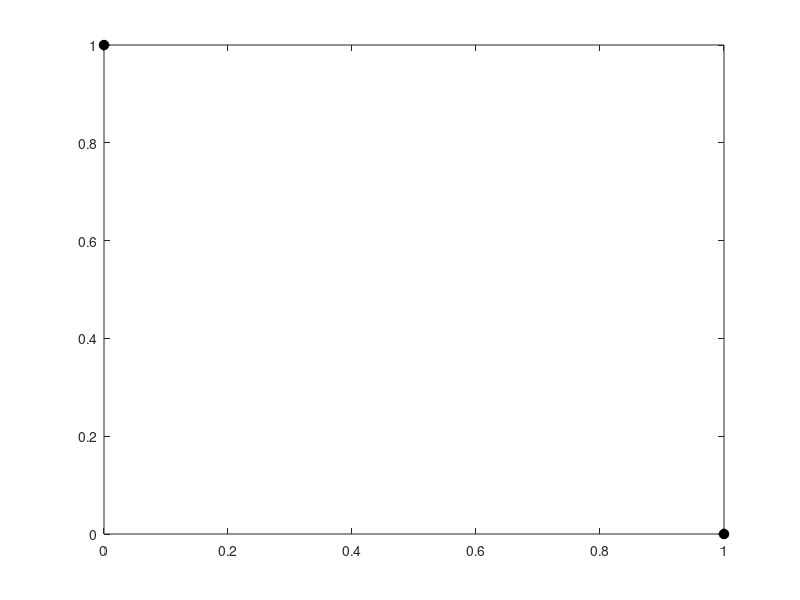

The MATLAB source for this figure: (Note: this script raises an error after producing the figure.)
% MultiObjective Optimisation - mNBI method
% Reference points BetaPhi are predefined.
% Updated: 21-AUG-2023 by Lauren LEE
hold off
clc;clear;
%% Optimisation Inupts
PPoints         = []; % Store solutions
discard_PPoints = [];
dim = 2;              % number of objectives
n_dim = 2;            % number of integer control variables
n_sobol =20;          % multi-start
weight = zeros(1,dim);
tCPUinitial = cputime;
tWallinitial = tic;


n_point=10; % initial reference points to start with
n_iter=5;  
%% Main: mNBI method

% -------------------------------------------------------------------------
%  Step 1: Find extreme points
% -------------------------------------------------------------------------
%{
wMat            = eye(dim); % weights to generate extreme point 

for i=1:size(wMat,1)
     [objsNew, n_groupsNew, properties, tStore, tElapsed]  = ...
                 f_MtoG_WS_2obj(wMat(i,:),n_sobol);
     PPoints(end+1,:) = [ wMat(i,:), objsNew, n_groupsNew, properties, zeros([1,4*dim]), tStore, tElapsed,];
end    
%}
 %Instead of running above to get the achor point, here we are loading the
 %saved simulation.
 load('NBI_2obj_cs2_anchor.mat'); 
 PPoints(:,end-2:end) = [];
 
    plot(PPoints(1:dim,1),PPoints(1:dim,2),'o','MarkerEdgeColor','black','MarkerFaceColor','black','MarkerSize',7)
    hold on
% -------------------------------------------------------------------------
%  Step 2: Assign the paramaters
% -------------------------------------------------------------------------

  params=PPoints(1:2,dim+1:2*dim);
  [f_o, i_min] = min(sortrows(params(:,1:2),'ascend'));
    %f_o = zeros([1, dim]);
     
  f_k = sortrows(params(:,1:2),'ascend');
  phi = [f_k(1,1)-f_o(1) f_k(2,1)-f_o(1);...
           f_k(1,2)-f_o(2) f_k(2,2)-f_o(2)];
    
  delta_beta = 1/(n_point-1);
  data_beta=[delta_beta 1-delta_beta];
  for i=2:(n_point-1)
      beta_1= i*delta_beta;
      if beta_1 >= 1
          break;
      end
      data_beta(end+1,:)= [beta_1 1-beta_1];     
  
  end
   
  data_beta = sortrows(data_beta,1,'ascend');  
  flag_ascend = 0;
  normal =-abs((PPoints(2,dim+1:2*dim)-PPoints(1,dim+1:2*dim)))/sum(abs(PPoints(2,dim+1:2*dim)-PPoints(1,dim+1:2*dim)));
  
PPoints_History = PPoints;

%load('CS5_mNBI_210217-3P37.mat');

hold off;

%hold off
%load('CS4_mNBI_210217-1P10-5PXX-nonsobol.mat');
%plot(PPoints(:,3),PPoints(:,4),'o','MarkerEdgeColor','black','MarkerFaceColor','black','MarkerSize',7)
hold on

% -------------------------------------------------------------------------
%  Step 3: Generate Pareto points
% ------------------------------------------------------------------------ 
store_data=[1 0 1; 0 1 1];
i_index = 1;
%load('CS5_mNBI_210217-1P10-3PXX.mat');

for j=1:5
    
    for i=i_index:size(data_beta,1)
        i=i_index; 
        beta = data_beta(i,:); store_data(end+1,:)=[beta,1]; flag_ineq=1;
        disp(beta)
        %weight = beta;  

        %if i==15 || i==16 
        %    i_index= i_index+1;
        %  continue
        %end

        point_on_CHIM = (phi*beta')'+f_o;
        plot(point_on_CHIM(:,1),point_on_CHIM(:,2),'x','MarkerEdgeColor',rgb('DarkBlue'));
        hold on

        icut=[1 1];

        [objsNew, n_groupsNew,properties,tStore, tElapsed] = ...
        f_MtoG_NBI_2obj(weight, beta, normal, phi, f_o, f_k, icut, dim, n_dim, n_sobol);
    
    
        if (round(properties(2),5)~=0) || (round(properties(3),5)~=0)  % Backcalcuation of the beta that preserve the nbi equality
            %t_value = [properties(1,1), properties(1,1)];
            syms beta_new t;
            [sol_beta,sol_t]= solve( phi(1,1)*beta_new + phi(1,2)*(1-beta_new)+t*normal(1)-(objsNew(1)-f_o(1))==0, ...
                                  phi(2,1)*beta_new + phi(2,2)*(1-beta_new)+t*normal(2)-(objsNew(2)-f_o(2))==0 );           
            z_nopt =double(phi*[sol_beta;1-sol_beta])'+f_o;
             plot(z_nopt(1),z_nopt(2),'x','MarkerEdgeColor','g','MarkerSize',7);

             criteria = double(sol_beta);
             if flag_ascend == 0;
                 whereToStart = find(data_beta(:,1)<=criteria) ;
                 i_index = whereToStart(1,1)-1;
                 
             else                
                 whereToStart = find(data_beta(:,1)>=criteria) ;
                 i_index = whereToStart(1,1)-1;
             end
                
                if criteria > beta(1); 
                    store_data(end,:)=[criteria,1-criteria,1]; 
                    store_data(end+1,:)=[beta(1),1-beta(1),0];
                    
                    row = find(round(store_data(1:end-2,1),5)==round(beta(1),5));
                    if ~isempty(row) && round(store_data(row+1,1),5) <= round(criteria,5) && store_data(row+1,3)==0
                        store_data(row:row+1,:)=[];
                    end
                else
                    store_data(end,3)=1; 
                    store_data(end+1,:)=[criteria,1-criteria,0];
                    row = find(round(store_data(1:end-2,1),5)==round(criteria,5));
                    if ~isempty(row) && round(store_data(row-1,1),5) <= round(beta(1),5) && store_data(row,3)==0
                        store_data(row-1:row,:)=[];
                    end
                end
            
             if (i_index <= i && flag_ascend==0) || (i_index >= i && flag_ascend==1)    % for ascend
                 i_index=i;
             end

        end

        z                   = PPoints(:,dim+1:2*dim);
        z_star              = objsNew; 
        n_groups_star       = n_groupsNew;
        properties_star     = properties;  


        diffMat = bsxfun(@minus,z,z_star);
        diff = (sum(diffMat.^2,2)).^0.5;
        if any(diff < 1e-5)
             % Flag not to be chosen anymore
            disp('Pareto Points already found')
            PPoints_History(end+1,:) = [ weight, z_star, n_groups_star, properties_star, beta, point_on_CHIM, tStore, tElapsed];

            discard_PPoints(end+1,:)=[weight, z_star, n_groups_star, properties_star, beta, point_on_CHIM, tStore, tElapsed];
            i_index = i_index + 1;
            continue
        end 

        PPoints(end+1,:) = [ weight, z_star, n_groups_star, properties_star, beta, point_on_CHIM, tStore, tElapsed];
        PPoints_History(end+1,:) = [ weight, z_star, n_groups_star, properties_star, beta, point_on_CHIM, tStore, tElapsed];

        plot(z_star(:,1),z_star(:,2),'o','MarkerEdgeColor','r','MarkerFaceColor','r','MarkerSize',7)


        i_index = i_index + 1;
        if i_index > size(data_beta,1)
            break
        end
    end
    
    store_data = sortrows(store_data,1,'ascend');    
    data_beta1=[];
    for i=1:size( store_data,1)-1 %%i=1:size(PPoints,1)-1 
     if store_data(i+1,3) ==1
        bb = 0.5*(store_data(i,1:2) + store_data(i+1,1:2));
        data_beta1(end+1,:) = bb;
     end
    end
    data_beta=data_beta1; i_index=1;
    save('CS2_mNBI_final_run.mat');
  
end

     



